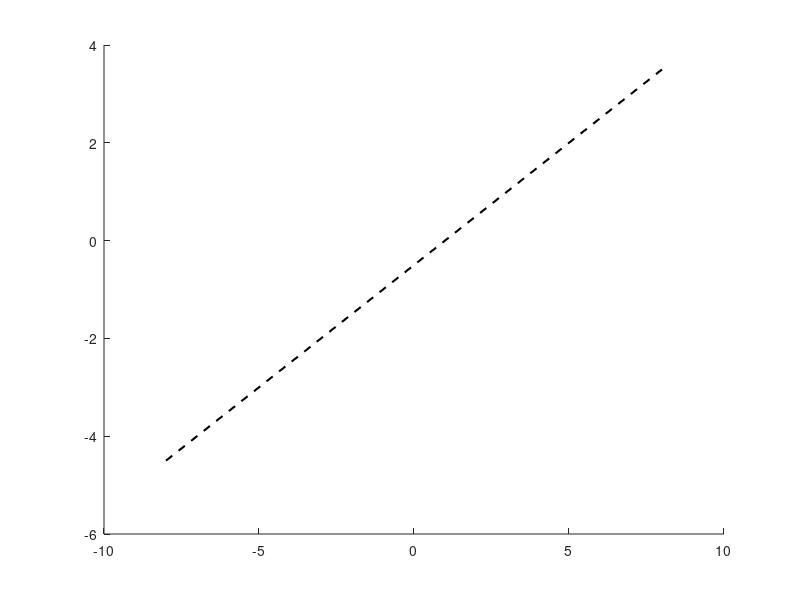

MATLAB code to generate this figure: (Note: this script raises an error after producing the figure.)
clear; close all; clc

rng(12);

% line equation: y = 0.5x - 0.5;
m = 0.5;
b = -0.5;

x_range = -8:0.5:8;

dataPt_x = 3;
dataPt_y = m*dataPt_x + b;

y_range = [-4 4];

h = figure(1);
set(h, 'Position', [100, 100, 400, 200]);

endPt_x = [min(x_range) max(x_range)];
endPt_y = m*endPt_x + b;
line(endPt_x, endPt_y,  'linewidth', 1.5, 'Color', 'k', 'lineStyle', '--');hold on;
text(endPt_x(2)-1, endPt_y(1)+1, sprintf('y = %sx + %s', num2str(m), num2str(b)),'horiz','right','vert','bottom','FontWeight','bold');
plot(dataPt_x(1), dataPt_y(1), 'ob', 'linewidth', 3);

axis equal; grid on; hold off
xlabel('\bf X-axis');xlim(endPt_x)
ylabel('\bf Y-axis');ylim(y_range)
set(gca,'xtick',endPt_x(1):1:endPt_x(2))
set(gca,'fontsize',10,'linewidth',2,'fontweight','bold')

theta_axis = -89:2:89;

h = figure(2);
set(h, 'Position', [100, 100, 1400, 600]);
axes_h1 = subplot(121);
axes_h2 = subplot(122);

hough_pt = [];
count = 1;
for ii=1:numel(theta_axis)
    
    cla(axes_h1);
    theta = theta_axis(ii);    
    if sign(theta_axis(ii))==-1
        slope = -1/tand(theta);
    else
        slope = -1/tand(theta);
    end
    y_inter = dataPt_y - slope*dataPt_x;
    
    endPt_x = [min(x_range) max(x_range)];
    endPt_y = slope*endPt_x + y_inter;
    line(axes_h1, endPt_x, endPt_y,  'linewidth', 1.5, 'Color', 'k', 'lineStyle', '--'); hold(axes_h1, 'on');
    line(axes_h1, endPt_x, [0 0],  'linewidth', 3, 'Color', 'k','HandleVisibility','off');
    line(axes_h1, [0 0], y_range,  'linewidth', 3, 'Color', 'k','HandleVisibility','off');
    plot(axes_h1, dataPt_x(1), dataPt_y(1), 'ob', 'linewidth', 3,'HandleVisibility','off');
    
    % cls_pt : (-ac/(a^2+b^2), -bc/(a^2 + b^2))
    % https://en.wikipedia.org/wiki/Distance_from_a_point_to_a_line
    a = slope;
    b = -1;
    c = y_inter;
    
    cls_pt = [-a*c/(a^2+b^2) -b*c/(a^2+b^2)];
    line(axes_h1, [0 cls_pt(1)], [0 cls_pt(2)], 'linewidth', 1.5, 'Color', 'm', 'lineStyle', '--');
        
    legend(axes_h1, {'Possible line','\rho'}, 'Location', 'SouthWest', 'fontSize', 12, 'fontWeight', 'bold');
    
    axis(axes_h1,'equal');
    grid(axes_h1, 'on'); hold(axes_h1, 'off');
    xlabel(axes_h1,'\bf X-axis');xlim(axes_h1, endPt_x)
    ylabel(axes_h1,'\bf Y-axis');ylim(axes_h1, y_range)
    set(axes_h1,'xtick',endPt_x(1):1:endPt_x(2))
    set(axes_h1,'fontsize',10,'linewidth',2,'fontweight','bold');

    
    rho = dataPt_x*cosd(theta)+dataPt_y*sind(theta);
    hough_pt(ii, :) = [theta, rho];
    plot(axes_h2, hough_pt(:,1), hough_pt(:,2), 'ob', 'linewidth', 3);hold(axes_h2, 'on');
    
    grid(axes_h2, 'on'); hold(axes_h2, 'off');
    set(axes_h2,'fontsize',10,'linewidth',2,'fontweight','bold')
    xlabel(axes_h2, '\bf \theta', 'fontSize', 15);xlim(axes_h2, [-90 90]);
    ylabel(axes_h2, '\bf \rho', 'fontSize', 15);ylim([-4 4]);
    pause(0.5);

    movie_frame(count) = getframe(h);
    count = count + 1;
end

v = VideoWriter('hough_transform','MPEG-4');
v.FrameRate = 1;
open(v);
writeVideo(v,movie_frame);
close(v);